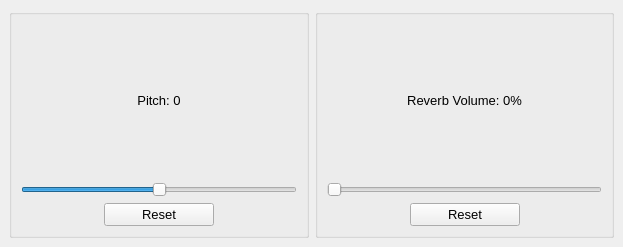
<?xml version="1.0" encoding="UTF-8"?>
<ui version="4.0">
 <class>FXWindow</class>
 <widget class="QMainWindow" name="FXWindow">
  <property name="geometry">
   <rect>
    <x>0</x>
    <y>0</y>
    <width>623</width>
    <height>247</height>
   </rect>
  </property>
  <property name="windowTitle">
   <string>FX</string>
  </property>
  <widget class="QWidget" name="centralwidget">
   <layout class="QVBoxLayout" name="verticalLayout" stretch="40">
    <item>
     <layout class="QHBoxLayout" name="horizontalLayout" stretch="50,50">
      <item>
       <widget class="QGroupBox" name="groupBox">
        <property name="font">
         <font>
          <family>Segoe UI</family>
         </font>
        </property>
        <property name="title">
         <string/>
        </property>
        <layout class="QVBoxLayout" name="verticalLayout_2" stretch="40,40,20">
         <item>
          <widget class="QLabel" name="label_pitch">
           <property name="font">
            <font>
             <pointsize>10</pointsize>
            </font>
           </property>
           <property name="text">
            <string>Pitch: 0</string>
           </property>
           <property name="alignment">
            <set>Qt::AlignCenter</set>
           </property>
          </widget>
         </item>
         <item>
          <widget class="QSlider" name="horizontalSlider_pitch">
           <property name="minimum">
            <number>-12</number>
           </property>
           <property name="maximum">
            <number>12</number>
           </property>
           <property name="pageStep">
            <number>6</number>
           </property>
           <property name="orientation">
            <enum>Qt::Horizontal</enum>
           </property>
          </widget>
         </item>
         <item>
          <layout class="QHBoxLayout" name="horizontalLayout_3" stretch="30,40,30">
           <item>
            <spacer name="horizontalSpacer">
             <property name="orientation">
              <enum>Qt::Horizontal</enum>
             </property>
             <property name="sizeHint" stdset="0">
              <size>
               <width>40</width>
               <height>20</height>
              </size>
             </property>
            </spacer>
           </item>
           <item>
            <widget class="QPushButton" name="pushButton_pitch">
             <property name="font">
              <font>
               <pointsize>10</pointsize>
              </font>
             </property>
             <property name="text">
              <string>Reset</string>
             </property>
            </widget>
           </item>
           <item>
            <spacer name="horizontalSpacer_2">
             <property name="orientation">
              <enum>Qt::Horizontal</enum>
             </property>
             <property name="sizeHint" stdset="0">
              <size>
               <width>40</width>
               <height>20</height>
              </size>
             </property>
            </spacer>
           </item>
          </layout>
         </item>
        </layout>
       </widget>
      </item>
      <item>
       <widget class="QGroupBox" name="groupBox_2">
        <property name="font">
         <font>
          <family>Segoe UI</family>
         </font>
        </property>
        <property name="title">
         <string/>
        </property>
        <layout class="QVBoxLayout" name="verticalLayout_3" stretch="40,40,20">
         <item>
          <widget class="QLabel" name="label_reverb">
           <property name="font">
            <font>
             <pointsize>10</pointsize>
            </font>
           </property>
           <property name="text">
            <string>Reverb Volume: 0%</string>
           </property>
           <property name="alignment">
            <set>Qt::AlignCenter</set>
           </property>
          </widget>
         </item>
         <item>
          <widget class="QSlider" name="horizontalSlider_reverb">
           <property name="maximum">
            <number>150</number>
           </property>
           <property name="orientation">
            <enum>Qt::Horizontal</enum>
           </property>
          </widget>
         </item>
         <item>
          <layout class="QHBoxLayout" name="horizontalLayout_5" stretch="30,40,30">
           <item>
            <spacer name="horizontalSpacer_3">
             <property name="orientation">
              <enum>Qt::Horizontal</enum>
             </property>
             <property name="sizeHint" stdset="0">
              <size>
               <width>40</width>
               <height>20</height>
              </size>
             </property>
            </spacer>
           </item>
           <item>
            <widget class="QPushButton" name="pushButton_reverb">
             <property name="font">
              <font>
               <pointsize>10</pointsize>
              </font>
             </property>
             <property name="text">
              <string>Reset</string>
             </property>
            </widget>
           </item>
           <item>
            <spacer name="horizontalSpacer_4">
             <property name="orientation">
              <enum>Qt::Horizontal</enum>
             </property>
             <property name="sizeHint" stdset="0">
              <size>
               <width>40</width>
               <height>20</height>
              </size>
             </property>
            </spacer>
           </item>
          </layout>
         </item>
        </layout>
       </widget>
      </item>
     </layout>
    </item>
   </layout>
  </widget>
  <widget class="QMenuBar" name="menubar">
   <property name="geometry">
    <rect>
     <x>0</x>
     <y>0</y>
     <width>623</width>
     <height>25</height>
    </rect>
   </property>
  </widget>
 </widget>
 <resources/>
 <connections/>
</ui>
